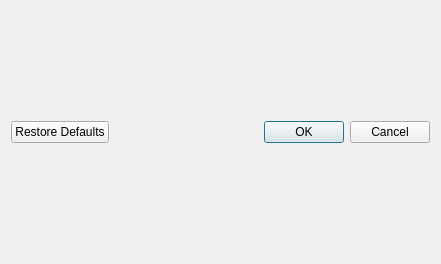
<?xml version="1.0" encoding="UTF-8"?>
<ui version="4.0">
 <class>PreferenceView</class>
 <widget class="QDialog" name="PreferenceView">
  <property name="geometry">
   <rect>
    <x>0</x>
    <y>0</y>
    <width>441</width>
    <height>264</height>
   </rect>
  </property>
  <property name="windowTitle">
   <string>Dialog</string>
  </property>
  <layout class="QVBoxLayout" name="verticalLayout">
   <item>
    <layout class="QVBoxLayout" name="optionsLayout"/>
   </item>
   <item>
    <widget class="QDialogButtonBox" name="buttonBox">
     <property name="orientation">
      <enum>Qt::Horizontal</enum>
     </property>
     <property name="standardButtons">
      <set>QDialogButtonBox::Cancel|QDialogButtonBox::Ok|QDialogButtonBox::RestoreDefaults</set>
     </property>
    </widget>
   </item>
  </layout>
 </widget>
 <resources/>
 <connections>
  <connection>
   <sender>buttonBox</sender>
   <signal>accepted()</signal>
   <receiver>PreferenceView</receiver>
   <slot>accept()</slot>
   <hints>
    <hint type="sourcelabel">
     <x>248</x>
     <y>254</y>
    </hint>
    <hint type="destinationlabel">
     <x>157</x>
     <y>274</y>
    </hint>
   </hints>
  </connection>
  <connection>
   <sender>buttonBox</sender>
   <signal>rejected()</signal>
   <receiver>PreferenceView</receiver>
   <slot>reject()</slot>
   <hints>
    <hint type="sourcelabel">
     <x>316</x>
     <y>260</y>
    </hint>
    <hint type="destinationlabel">
     <x>286</x>
     <y>274</y>
    </hint>
   </hints>
  </connection>
 </connections>
</ui>
